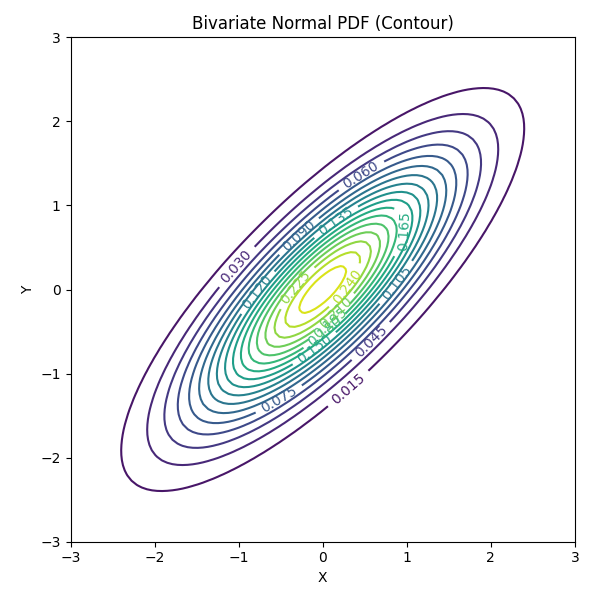

The script that drew this image:
import numpy as np
import matplotlib.pyplot as plt
import matplotlib.cm as cm 

# 定義雙變數常態分佈的參數 
mu_x = 0
mu_y = 0
sigma_x = 1
sigma_y = 1
rho = 0.8   # 相關係數

# 定義繪圖範圍和網格 
x_range = np.linspace(mu_x - 3*sigma_x, mu_x + 3*sigma_x, 100)
y_range = np.linspace(mu_y - 3*sigma_y, mu_y + 3*sigma_y, 100)
X, Y = np.meshgrid(x_range, y_range)

# 計算雙變數常態分佈的 PDF 值 
if abs(rho) == 1:
    raise ValueError("相關係數不能為 1 或 -1")

rho_squared = rho**2
det_cov = sigma_x * sigma_y * np.sqrt(1 - rho_squared)

z = ((X - mu_x) / sigma_x)**2 + ((Y - mu_y) / sigma_y)**2 - (2 * rho * (X - mu_x) * (Y - mu_y)) / (sigma_x * sigma_y)
exponent = -z / (2 * (1 - rho_squared))

Z = (1 / (2 * np.pi * det_cov)) * np.exp(exponent)

# 繪製等高線圖 

plt.figure(figsize=(6, 6)) # 單獨繪製等高線圖，可以調整圖形大小

ax2 = plt.subplot(111) # 創建一個子圖 (1行1列第1個)
# 繪製等高線圖
contour = ax2.contour(X, Y, Z, levels=20, cmap=cm.viridis)
ax2.set_xlabel('X')
ax2.set_ylabel('Y')
ax2.set_title('Bivariate Normal PDF (Contour)')
# 添加等高線標籤
ax2.clabel(contour, inline=1, fontsize=10)
# 確保 X 和 Y 軸比例相等，這樣等高線的橢圓形狀才不會變形
ax2.set_aspect('equal', adjustable='box')

# 顯示圖形
plt.tight_layout()
plt.show()
